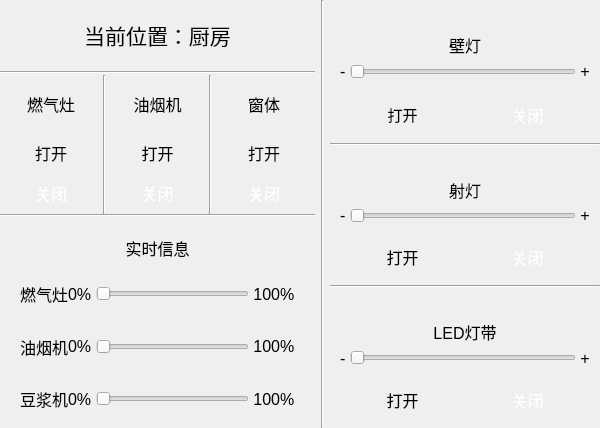
<?xml version="1.0" encoding="UTF-8"?>
<ui version="4.0">
 <class>Light_Window_Dialog</class>
 <widget class="QDialog" name="Light_Window_Dialog">
  <property name="geometry">
   <rect>
    <x>0</x>
    <y>0</y>
    <width>600</width>
    <height>428</height>
   </rect>
  </property>
  <property name="windowTitle">
   <string>Dialog</string>
  </property>
  <property name="styleSheet">
   <string notr="true">border-color: rgba(230, 230, 230, 255);</string>
  </property>
  <layout class="QHBoxLayout" name="horizontalLayout" stretch="7,0,6">
   <property name="spacing">
    <number>6</number>
   </property>
   <property name="leftMargin">
    <number>0</number>
   </property>
   <property name="topMargin">
    <number>0</number>
   </property>
   <property name="rightMargin">
    <number>0</number>
   </property>
   <property name="bottomMargin">
    <number>0</number>
   </property>
   <item>
    <layout class="QVBoxLayout" name="verticalLayout_1" stretch="1,1">
     <property name="spacing">
      <number>0</number>
     </property>
     <item>
      <layout class="QVBoxLayout" name="verticalLayout" stretch="1,0,2">
       <property name="spacing">
        <number>1</number>
       </property>
       <item>
        <layout class="QHBoxLayout" name="horizontalLayout_11" stretch="0">
         <property name="spacing">
          <number>10</number>
         </property>
         <property name="leftMargin">
          <number>10</number>
         </property>
         <property name="topMargin">
          <number>10</number>
         </property>
         <property name="rightMargin">
          <number>10</number>
         </property>
         <property name="bottomMargin">
          <number>10</number>
         </property>
         <item>
          <widget class="QLabel" name="label_10">
           <property name="font">
            <font>
             <pointsize>16</pointsize>
            </font>
           </property>
           <property name="styleSheet">
            <string notr="true">border-image: url(:/background/image/button_yellow.png);
border-radius:10px;</string>
           </property>
           <property name="text">
            <string>当前位置：厨房</string>
           </property>
           <property name="alignment">
            <set>Qt::AlignCenter</set>
           </property>
          </widget>
         </item>
        </layout>
       </item>
       <item>
        <widget class="Line" name="line_10">
         <property name="orientation">
          <enum>Qt::Horizontal</enum>
         </property>
        </widget>
       </item>
       <item>
        <layout class="QHBoxLayout" name="horizontalLayout_12">
         <item>
          <layout class="QVBoxLayout" name="verticalLayout_9" stretch="3,2,2">
           <property name="spacing">
            <number>8</number>
           </property>
           <property name="leftMargin">
            <number>10</number>
           </property>
           <property name="topMargin">
            <number>5</number>
           </property>
           <property name="rightMargin">
            <number>10</number>
           </property>
           <property name="bottomMargin">
            <number>5</number>
           </property>
           <item>
            <widget class="QLabel" name="label_11">
             <property name="font">
              <font>
               <pointsize>12</pointsize>
              </font>
             </property>
             <property name="styleSheet">
              <string notr="true">border-image: url(:/background/image/button_yellow.png);
border-radius:10px;</string>
             </property>
             <property name="text">
              <string>燃气灶</string>
             </property>
             <property name="alignment">
              <set>Qt::AlignCenter</set>
             </property>
            </widget>
           </item>
           <item>
            <widget class="QPushButton" name="pushButton_7">
             <property name="sizePolicy">
              <sizepolicy hsizetype="Preferred" vsizetype="Preferred">
               <horstretch>0</horstretch>
               <verstretch>0</verstretch>
              </sizepolicy>
             </property>
             <property name="font">
              <font>
               <pointsize>12</pointsize>
              </font>
             </property>
             <property name="styleSheet">
              <string notr="true">QPushButton
{
	color: rgb(0, 0, 0);
	border-image: url(:/background/image/button_black.png);
	border-radius:10px;
}
QPushButton:checked
{
	color: rgb(255, 255, 255);
	border-image: url(:/background/image/button_yellow.png);
}</string>
             </property>
             <property name="text">
              <string>打开</string>
             </property>
             <property name="checkable">
              <bool>true</bool>
             </property>
            </widget>
           </item>
           <item>
            <widget class="QPushButton" name="pushButton_8">
             <property name="sizePolicy">
              <sizepolicy hsizetype="Preferred" vsizetype="Preferred">
               <horstretch>0</horstretch>
               <verstretch>0</verstretch>
              </sizepolicy>
             </property>
             <property name="font">
              <font>
               <pointsize>12</pointsize>
              </font>
             </property>
             <property name="styleSheet">
              <string notr="true">QPushButton
{
	color: rgb(0, 0, 0);
	border-image: url(:/background/image/button_black.png);
	border-radius:10px;
}
QPushButton:checked
{
	color: rgb(255, 255, 255);
	border-image: url(:/background/image/button_yellow.png);
}</string>
             </property>
             <property name="text">
              <string>关闭</string>
             </property>
             <property name="checkable">
              <bool>true</bool>
             </property>
             <property name="checked">
              <bool>true</bool>
             </property>
            </widget>
           </item>
          </layout>
         </item>
         <item>
          <widget class="Line" name="line_8">
           <property name="orientation">
            <enum>Qt::Vertical</enum>
           </property>
          </widget>
         </item>
         <item>
          <layout class="QVBoxLayout" name="verticalLayout_8" stretch="3,2,2">
           <property name="spacing">
            <number>8</number>
           </property>
           <property name="leftMargin">
            <number>10</number>
           </property>
           <property name="topMargin">
            <number>5</number>
           </property>
           <property name="rightMargin">
            <number>10</number>
           </property>
           <property name="bottomMargin">
            <number>5</number>
           </property>
           <item>
            <widget class="QLabel" name="label_12">
             <property name="font">
              <font>
               <pointsize>12</pointsize>
              </font>
             </property>
             <property name="styleSheet">
              <string notr="true">border-image: url(:/background/image/button_yellow.png);
border-radius:10px;</string>
             </property>
             <property name="text">
              <string>油烟机</string>
             </property>
             <property name="alignment">
              <set>Qt::AlignCenter</set>
             </property>
            </widget>
           </item>
           <item>
            <widget class="QPushButton" name="pushButton_9">
             <property name="sizePolicy">
              <sizepolicy hsizetype="Preferred" vsizetype="Preferred">
               <horstretch>0</horstretch>
               <verstretch>0</verstretch>
              </sizepolicy>
             </property>
             <property name="font">
              <font>
               <pointsize>12</pointsize>
              </font>
             </property>
             <property name="styleSheet">
              <string notr="true">QPushButton
{
	color: rgb(0, 0, 0);
	border-image: url(:/background/image/button_black.png);
	border-radius:10px;
}
QPushButton:checked
{
	color: rgb(255, 255, 255);
	border-image: url(:/background/image/button_yellow.png);
}</string>
             </property>
             <property name="text">
              <string>打开</string>
             </property>
             <property name="checkable">
              <bool>true</bool>
             </property>
            </widget>
           </item>
           <item>
            <widget class="QPushButton" name="pushButton_10">
             <property name="sizePolicy">
              <sizepolicy hsizetype="Preferred" vsizetype="Preferred">
               <horstretch>0</horstretch>
               <verstretch>0</verstretch>
              </sizepolicy>
             </property>
             <property name="font">
              <font>
               <pointsize>12</pointsize>
              </font>
             </property>
             <property name="styleSheet">
              <string notr="true">QPushButton
{
	color: rgb(0, 0, 0);
	border-image: url(:/background/image/button_black.png);
	border-radius:10px;
}
QPushButton:checked
{
	color: rgb(255, 255, 255);
	border-image: url(:/background/image/button_yellow.png);
}</string>
             </property>
             <property name="text">
              <string>关闭</string>
             </property>
             <property name="checkable">
              <bool>true</bool>
             </property>
             <property name="checked">
              <bool>true</bool>
             </property>
            </widget>
           </item>
          </layout>
         </item>
         <item>
          <widget class="Line" name="line_9">
           <property name="orientation">
            <enum>Qt::Vertical</enum>
           </property>
          </widget>
         </item>
         <item>
          <layout class="QVBoxLayout" name="verticalLayout_7" stretch="3,2,2">
           <property name="spacing">
            <number>8</number>
           </property>
           <property name="leftMargin">
            <number>10</number>
           </property>
           <property name="topMargin">
            <number>5</number>
           </property>
           <property name="rightMargin">
            <number>10</number>
           </property>
           <property name="bottomMargin">
            <number>5</number>
           </property>
           <item>
            <widget class="QLabel" name="label_13">
             <property name="font">
              <font>
               <pointsize>12</pointsize>
              </font>
             </property>
             <property name="styleSheet">
              <string notr="true">border-image: url(:/background/image/button_yellow.png);
border-radius:10px;</string>
             </property>
             <property name="text">
              <string>窗体</string>
             </property>
             <property name="alignment">
              <set>Qt::AlignCenter</set>
             </property>
            </widget>
           </item>
           <item>
            <widget class="QPushButton" name="pushButton_11">
             <property name="sizePolicy">
              <sizepolicy hsizetype="Preferred" vsizetype="Preferred">
               <horstretch>0</horstretch>
               <verstretch>0</verstretch>
              </sizepolicy>
             </property>
             <property name="font">
              <font>
               <pointsize>12</pointsize>
              </font>
             </property>
             <property name="styleSheet">
              <string notr="true">QPushButton
{
	color: rgb(0, 0, 0);
	border-image: url(:/background/image/button_black.png);
	border-radius:10px;
}
QPushButton:checked
{
	color: rgb(255, 255, 255);
	border-image: url(:/background/image/button_yellow.png);
}</string>
             </property>
             <property name="text">
              <string>打开</string>
             </property>
             <property name="checkable">
              <bool>true</bool>
             </property>
            </widget>
           </item>
           <item>
            <widget class="QPushButton" name="pushButton_12">
             <property name="sizePolicy">
              <sizepolicy hsizetype="Preferred" vsizetype="Preferred">
               <horstretch>0</horstretch>
               <verstretch>0</verstretch>
              </sizepolicy>
             </property>
             <property name="font">
              <font>
               <pointsize>12</pointsize>
              </font>
             </property>
             <property name="styleSheet">
              <string notr="true">QPushButton
{
	color: rgb(0, 0, 0);
	border-image: url(:/background/image/button_black.png);
	border-radius:10px;
}
QPushButton:checked
{
	color: rgb(255, 255, 255);
	border-image: url(:/background/image/button_yellow.png);
}</string>
             </property>
             <property name="text">
              <string>关闭</string>
             </property>
             <property name="checkable">
              <bool>true</bool>
             </property>
             <property name="checked">
              <bool>true</bool>
             </property>
            </widget>
           </item>
          </layout>
         </item>
        </layout>
       </item>
      </layout>
     </item>
     <item>
      <layout class="QVBoxLayout" name="verticalLayout_6" stretch="0,1,1,1,1">
       <item>
        <widget class="Line" name="line_4">
         <property name="orientation">
          <enum>Qt::Horizontal</enum>
         </property>
        </widget>
       </item>
       <item>
        <layout class="QHBoxLayout" name="horizontalLayout_16">
         <property name="leftMargin">
          <number>10</number>
         </property>
         <property name="topMargin">
          <number>10</number>
         </property>
         <property name="rightMargin">
          <number>10</number>
         </property>
         <property name="bottomMargin">
          <number>10</number>
         </property>
         <item>
          <widget class="QLabel" name="label_14">
           <property name="font">
            <font>
             <pointsize>12</pointsize>
            </font>
           </property>
           <property name="text">
            <string>实时信息</string>
           </property>
           <property name="alignment">
            <set>Qt::AlignBottom|Qt::AlignHCenter</set>
           </property>
          </widget>
         </item>
        </layout>
       </item>
       <item>
        <layout class="QHBoxLayout" name="horizontalLayout_15">
         <property name="leftMargin">
          <number>20</number>
         </property>
         <property name="topMargin">
          <number>0</number>
         </property>
         <property name="rightMargin">
          <number>20</number>
         </property>
         <property name="bottomMargin">
          <number>5</number>
         </property>
         <item>
          <widget class="QLabel" name="label_15">
           <property name="font">
            <font>
             <pointsize>12</pointsize>
            </font>
           </property>
           <property name="text">
            <string>燃气灶</string>
           </property>
          </widget>
         </item>
         <item>
          <widget class="QLabel" name="label_18">
           <property name="font">
            <font>
             <pointsize>12</pointsize>
            </font>
           </property>
           <property name="text">
            <string>0% </string>
           </property>
          </widget>
         </item>
         <item>
          <widget class="QSlider" name="horizontalSlider_4">
           <property name="maximum">
            <number>255</number>
           </property>
           <property name="orientation">
            <enum>Qt::Horizontal</enum>
           </property>
          </widget>
         </item>
         <item>
          <widget class="QLabel" name="label_21">
           <property name="font">
            <font>
             <pointsize>12</pointsize>
            </font>
           </property>
           <property name="text">
            <string> 100%</string>
           </property>
          </widget>
         </item>
        </layout>
       </item>
       <item>
        <layout class="QHBoxLayout" name="horizontalLayout_13">
         <property name="leftMargin">
          <number>20</number>
         </property>
         <property name="topMargin">
          <number>0</number>
         </property>
         <property name="rightMargin">
          <number>20</number>
         </property>
         <property name="bottomMargin">
          <number>5</number>
         </property>
         <item>
          <widget class="QLabel" name="label_16">
           <property name="font">
            <font>
             <pointsize>12</pointsize>
            </font>
           </property>
           <property name="text">
            <string>油烟机</string>
           </property>
          </widget>
         </item>
         <item>
          <widget class="QLabel" name="label_19">
           <property name="font">
            <font>
             <pointsize>12</pointsize>
            </font>
           </property>
           <property name="text">
            <string>0% </string>
           </property>
          </widget>
         </item>
         <item>
          <widget class="QSlider" name="horizontalSlider_5">
           <property name="maximum">
            <number>255</number>
           </property>
           <property name="orientation">
            <enum>Qt::Horizontal</enum>
           </property>
          </widget>
         </item>
         <item>
          <widget class="QLabel" name="label_22">
           <property name="font">
            <font>
             <pointsize>12</pointsize>
            </font>
           </property>
           <property name="text">
            <string> 100%</string>
           </property>
          </widget>
         </item>
        </layout>
       </item>
       <item>
        <layout class="QHBoxLayout" name="horizontalLayout_14">
         <property name="leftMargin">
          <number>20</number>
         </property>
         <property name="topMargin">
          <number>0</number>
         </property>
         <property name="rightMargin">
          <number>20</number>
         </property>
         <property name="bottomMargin">
          <number>5</number>
         </property>
         <item>
          <widget class="QLabel" name="label_17">
           <property name="font">
            <font>
             <pointsize>12</pointsize>
            </font>
           </property>
           <property name="text">
            <string>豆浆机</string>
           </property>
          </widget>
         </item>
         <item>
          <widget class="QLabel" name="label_20">
           <property name="font">
            <font>
             <pointsize>12</pointsize>
            </font>
           </property>
           <property name="text">
            <string>0% </string>
           </property>
          </widget>
         </item>
         <item>
          <widget class="QSlider" name="horizontalSlider_6">
           <property name="orientation">
            <enum>Qt::Horizontal</enum>
           </property>
          </widget>
         </item>
         <item>
          <widget class="QLabel" name="label_23">
           <property name="font">
            <font>
             <pointsize>12</pointsize>
            </font>
           </property>
           <property name="text">
            <string> 100%</string>
           </property>
          </widget>
         </item>
        </layout>
       </item>
      </layout>
     </item>
    </layout>
   </item>
   <item>
    <widget class="Line" name="line_3">
     <property name="orientation">
      <enum>Qt::Vertical</enum>
     </property>
    </widget>
   </item>
   <item>
    <layout class="QVBoxLayout" name="verticalLayout_2" stretch="1,1,1">
     <property name="spacing">
      <number>0</number>
     </property>
     <item>
      <layout class="QVBoxLayout" name="verticalLayout_4" stretch="2,1,2">
       <property name="spacing">
        <number>0</number>
       </property>
       <item>
        <layout class="QHBoxLayout" name="horizontalLayout_4">
         <item>
          <widget class="QLabel" name="label">
           <property name="font">
            <font>
             <pointsize>12</pointsize>
            </font>
           </property>
           <property name="text">
            <string>壁灯</string>
           </property>
           <property name="alignment">
            <set>Qt::AlignBottom|Qt::AlignHCenter</set>
           </property>
          </widget>
         </item>
        </layout>
       </item>
       <item>
        <layout class="QHBoxLayout" name="horizontalLayout_2">
         <property name="leftMargin">
          <number>10</number>
         </property>
         <property name="rightMargin">
          <number>10</number>
         </property>
         <item>
          <widget class="QLabel" name="label_2">
           <property name="font">
            <font>
             <pointsize>12</pointsize>
            </font>
           </property>
           <property name="text">
            <string>- </string>
           </property>
          </widget>
         </item>
         <item>
          <widget class="QSlider" name="horizontalSlider">
           <property name="font">
            <font>
             <pointsize>12</pointsize>
            </font>
           </property>
           <property name="maximum">
            <number>255</number>
           </property>
           <property name="orientation">
            <enum>Qt::Horizontal</enum>
           </property>
          </widget>
         </item>
         <item>
          <widget class="QLabel" name="label_3">
           <property name="font">
            <font>
             <pointsize>12</pointsize>
            </font>
           </property>
           <property name="text">
            <string> +</string>
           </property>
          </widget>
         </item>
        </layout>
       </item>
       <item>
        <layout class="QHBoxLayout" name="horizontalLayout_3">
         <property name="spacing">
          <number>40</number>
         </property>
         <property name="leftMargin">
          <number>30</number>
         </property>
         <property name="topMargin">
          <number>10</number>
         </property>
         <property name="rightMargin">
          <number>30</number>
         </property>
         <property name="bottomMargin">
          <number>10</number>
         </property>
         <item>
          <widget class="QPushButton" name="pushButton">
           <property name="sizePolicy">
            <sizepolicy hsizetype="Preferred" vsizetype="Preferred">
             <horstretch>0</horstretch>
             <verstretch>0</verstretch>
            </sizepolicy>
           </property>
           <property name="font">
            <font>
             <pointsize>11</pointsize>
            </font>
           </property>
           <property name="styleSheet">
            <string notr="true">QPushButton
{
	color: rgb(0, 0, 0);
	border-image: url(:/background/image/button_black.png);
	border-radius:10px;
}
QPushButton:checked
{
	color: rgb(255, 255, 255);
	border-image: url(:/background/image/button_yellow.png);
}</string>
           </property>
           <property name="text">
            <string>打开</string>
           </property>
           <property name="iconSize">
            <size>
             <width>16</width>
             <height>16</height>
            </size>
           </property>
           <property name="checkable">
            <bool>true</bool>
           </property>
           <property name="checked">
            <bool>false</bool>
           </property>
          </widget>
         </item>
         <item>
          <widget class="QPushButton" name="pushButton_2">
           <property name="sizePolicy">
            <sizepolicy hsizetype="Preferred" vsizetype="Preferred">
             <horstretch>0</horstretch>
             <verstretch>0</verstretch>
            </sizepolicy>
           </property>
           <property name="font">
            <font>
             <pointsize>12</pointsize>
            </font>
           </property>
           <property name="styleSheet">
            <string notr="true">QPushButton
{
	color: rgb(0, 0, 0);
	border-image: url(:/background/image/button_black.png);
	border-radius:10px;
}
QPushButton:checked
{
	color: rgb(255, 255, 255);
	border-image: url(:/background/image/button_yellow.png);
}</string>
           </property>
           <property name="text">
            <string>关闭</string>
           </property>
           <property name="checkable">
            <bool>true</bool>
           </property>
           <property name="checked">
            <bool>true</bool>
           </property>
          </widget>
         </item>
        </layout>
       </item>
      </layout>
     </item>
     <item>
      <layout class="QVBoxLayout" name="verticalLayout_5" stretch="0,2,1,2">
       <property name="spacing">
        <number>0</number>
       </property>
       <item>
        <widget class="Line" name="line">
         <property name="orientation">
          <enum>Qt::Horizontal</enum>
         </property>
        </widget>
       </item>
       <item>
        <layout class="QHBoxLayout" name="horizontalLayout_7">
         <item>
          <widget class="QLabel" name="label_4">
           <property name="font">
            <font>
             <pointsize>12</pointsize>
            </font>
           </property>
           <property name="text">
            <string>射灯</string>
           </property>
           <property name="alignment">
            <set>Qt::AlignBottom|Qt::AlignHCenter</set>
           </property>
          </widget>
         </item>
        </layout>
       </item>
       <item>
        <layout class="QHBoxLayout" name="horizontalLayout_5">
         <property name="leftMargin">
          <number>10</number>
         </property>
         <property name="rightMargin">
          <number>10</number>
         </property>
         <item>
          <widget class="QLabel" name="label_5">
           <property name="font">
            <font>
             <pointsize>12</pointsize>
            </font>
           </property>
           <property name="text">
            <string>- </string>
           </property>
          </widget>
         </item>
         <item>
          <widget class="QSlider" name="horizontalSlider_2">
           <property name="maximum">
            <number>255</number>
           </property>
           <property name="orientation">
            <enum>Qt::Horizontal</enum>
           </property>
          </widget>
         </item>
         <item>
          <widget class="QLabel" name="label_6">
           <property name="font">
            <font>
             <pointsize>12</pointsize>
            </font>
           </property>
           <property name="text">
            <string> +</string>
           </property>
          </widget>
         </item>
        </layout>
       </item>
       <item>
        <layout class="QHBoxLayout" name="horizontalLayout_6">
         <property name="spacing">
          <number>40</number>
         </property>
         <property name="leftMargin">
          <number>30</number>
         </property>
         <property name="topMargin">
          <number>10</number>
         </property>
         <property name="rightMargin">
          <number>30</number>
         </property>
         <property name="bottomMargin">
          <number>10</number>
         </property>
         <item>
          <widget class="QPushButton" name="pushButton_3">
           <property name="sizePolicy">
            <sizepolicy hsizetype="Preferred" vsizetype="Preferred">
             <horstretch>0</horstretch>
             <verstretch>0</verstretch>
            </sizepolicy>
           </property>
           <property name="font">
            <font>
             <pointsize>12</pointsize>
            </font>
           </property>
           <property name="styleSheet">
            <string notr="true">QPushButton
{
	color: rgb(0, 0, 0);
	border-image: url(:/background/image/button_black.png);
	border-radius:10px;
}
QPushButton:checked
{
	color: rgb(255, 255, 255);
	border-image: url(:/background/image/button_yellow.png);
}</string>
           </property>
           <property name="text">
            <string>打开</string>
           </property>
           <property name="checkable">
            <bool>true</bool>
           </property>
          </widget>
         </item>
         <item>
          <widget class="QPushButton" name="pushButton_4">
           <property name="sizePolicy">
            <sizepolicy hsizetype="Preferred" vsizetype="Preferred">
             <horstretch>0</horstretch>
             <verstretch>0</verstretch>
            </sizepolicy>
           </property>
           <property name="font">
            <font>
             <pointsize>12</pointsize>
            </font>
           </property>
           <property name="styleSheet">
            <string notr="true">QPushButton
{
	color: rgb(0, 0, 0);
	border-image: url(:/background/image/button_black.png);
	border-radius:10px;
}
QPushButton:checked
{
	color: rgb(255, 255, 255);
	border-image: url(:/background/image/button_yellow.png);
}</string>
           </property>
           <property name="text">
            <string>关闭</string>
           </property>
           <property name="checkable">
            <bool>true</bool>
           </property>
           <property name="checked">
            <bool>true</bool>
           </property>
          </widget>
         </item>
        </layout>
       </item>
      </layout>
     </item>
     <item>
      <layout class="QVBoxLayout" name="verticalLayout_3" stretch="0,2,1,2">
       <property name="spacing">
        <number>0</number>
       </property>
       <item>
        <widget class="Line" name="line_2">
         <property name="orientation">
          <enum>Qt::Horizontal</enum>
         </property>
        </widget>
       </item>
       <item>
        <layout class="QHBoxLayout" name="horizontalLayout_10">
         <item>
          <widget class="QLabel" name="label_7">
           <property name="font">
            <font>
             <pointsize>12</pointsize>
            </font>
           </property>
           <property name="text">
            <string>LED灯带</string>
           </property>
           <property name="alignment">
            <set>Qt::AlignBottom|Qt::AlignHCenter</set>
           </property>
          </widget>
         </item>
        </layout>
       </item>
       <item>
        <layout class="QHBoxLayout" name="horizontalLayout_9">
         <property name="leftMargin">
          <number>10</number>
         </property>
         <property name="rightMargin">
          <number>10</number>
         </property>
         <item>
          <widget class="QLabel" name="label_8">
           <property name="font">
            <font>
             <pointsize>12</pointsize>
            </font>
           </property>
           <property name="text">
            <string>- </string>
           </property>
          </widget>
         </item>
         <item>
          <widget class="QSlider" name="horizontalSlider_3">
           <property name="maximum">
            <number>255</number>
           </property>
           <property name="orientation">
            <enum>Qt::Horizontal</enum>
           </property>
          </widget>
         </item>
         <item>
          <widget class="QLabel" name="label_9">
           <property name="font">
            <font>
             <pointsize>12</pointsize>
            </font>
           </property>
           <property name="text">
            <string> +</string>
           </property>
          </widget>
         </item>
        </layout>
       </item>
       <item>
        <layout class="QHBoxLayout" name="horizontalLayout_8">
         <property name="spacing">
          <number>40</number>
         </property>
         <property name="leftMargin">
          <number>30</number>
         </property>
         <property name="topMargin">
          <number>10</number>
         </property>
         <property name="rightMargin">
          <number>30</number>
         </property>
         <property name="bottomMargin">
          <number>10</number>
         </property>
         <item>
          <widget class="QPushButton" name="pushButton_5">
           <property name="sizePolicy">
            <sizepolicy hsizetype="Preferred" vsizetype="Preferred">
             <horstretch>0</horstretch>
             <verstretch>0</verstretch>
            </sizepolicy>
           </property>
           <property name="font">
            <font>
             <pointsize>12</pointsize>
            </font>
           </property>
           <property name="styleSheet">
            <string notr="true">QPushButton
{
	color: rgb(0, 0, 0);
	border-image: url(:/background/image/button_black.png);
	border-radius:10px;
}
QPushButton:checked
{
	color: rgb(255, 255, 255);
	border-image: url(:/background/image/button_yellow.png);
}</string>
           </property>
           <property name="text">
            <string>打开</string>
           </property>
           <property name="checkable">
            <bool>true</bool>
           </property>
          </widget>
         </item>
         <item>
          <widget class="QPushButton" name="pushButton_6">
           <property name="sizePolicy">
            <sizepolicy hsizetype="Preferred" vsizetype="Preferred">
             <horstretch>0</horstretch>
             <verstretch>0</verstretch>
            </sizepolicy>
           </property>
           <property name="font">
            <font>
             <pointsize>12</pointsize>
            </font>
           </property>
           <property name="styleSheet">
            <string notr="true">QPushButton
{
	color: rgb(0, 0, 0);
	border-image: url(:/background/image/button_black.png);
	border-radius:10px;
}
QPushButton:checked
{
	color: rgb(255, 255, 255);
	border-image: url(:/background/image/button_yellow.png);
}</string>
           </property>
           <property name="text">
            <string>关闭</string>
           </property>
           <property name="checkable">
            <bool>true</bool>
           </property>
           <property name="checked">
            <bool>true</bool>
           </property>
          </widget>
         </item>
        </layout>
       </item>
      </layout>
     </item>
    </layout>
   </item>
  </layout>
 </widget>
 <resources/>
 <connections/>
</ui>
